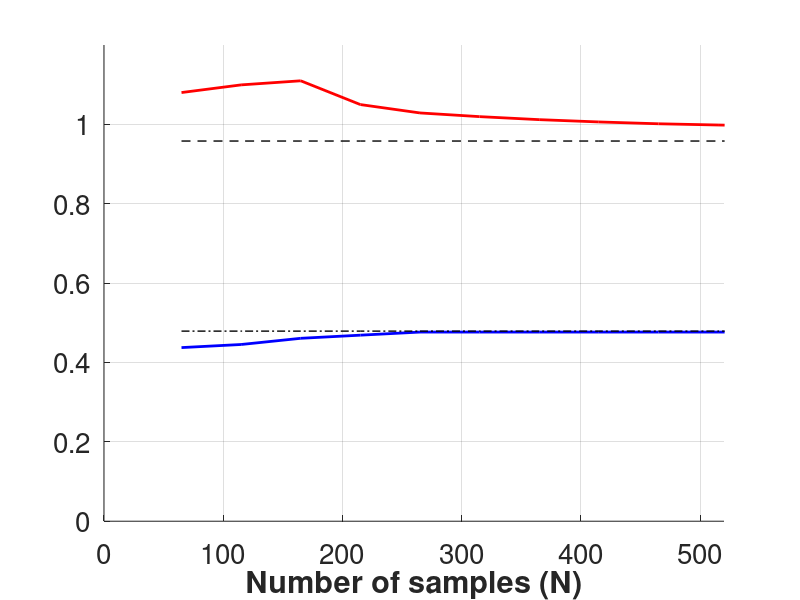

Write MATLAB code to recreate this figure. (Note: this script raises an error after producing the figure.)
close all;
delta=[    0.8100    0.8100    0.8307    0.8929    0.9265    0.9349    0.9419    0.9474    0.9517    0.9546    0.9576    0.9602    0.9624    0.9643    0.9660    0.9671];

lb=[   0.4375    0.4453    0.4609    0.4688    0.4766    0.4766    0.4766    0.4766    0.4766    0.4766    0.4766    0.4766    0.4766    0.4766    0.4766    0.4766];

ub=[  1.0802    1.0995    1.1098    1.0499    1.0288    1.0195    1.0119    1.0061    1.0015    0.9984    0.9953    0.9926    0.9904    0.9884    0.9867    0.9856];


points=[65:50:815];
set(gca,'FontSize',20)

a=0.958*ones(1,16);
b=1/sqrt(4)*a;
hold on
grid on
plot(points,lb,'b','LineWidth',2)
plot(points,ub,'r','LineWidth',2)
plot(points,a,'--k','LineWidth',1)
plot(points,b,'-.k','LineWidth',1)
ylim([0 1.2]);
xlim([0 520]);



xlabel('Number of samples (N)','FontWeight','bold')



h_legend = legend('Lower bound','Upper bound','\rho','\rho / \surd n','Interpreter','latex','FontSize')
set(h_legend,'FontSize',20);
%legend('\sqrt{n}','Interpreter','latex')
%ylabel('Bounds','FontWeight','bold')